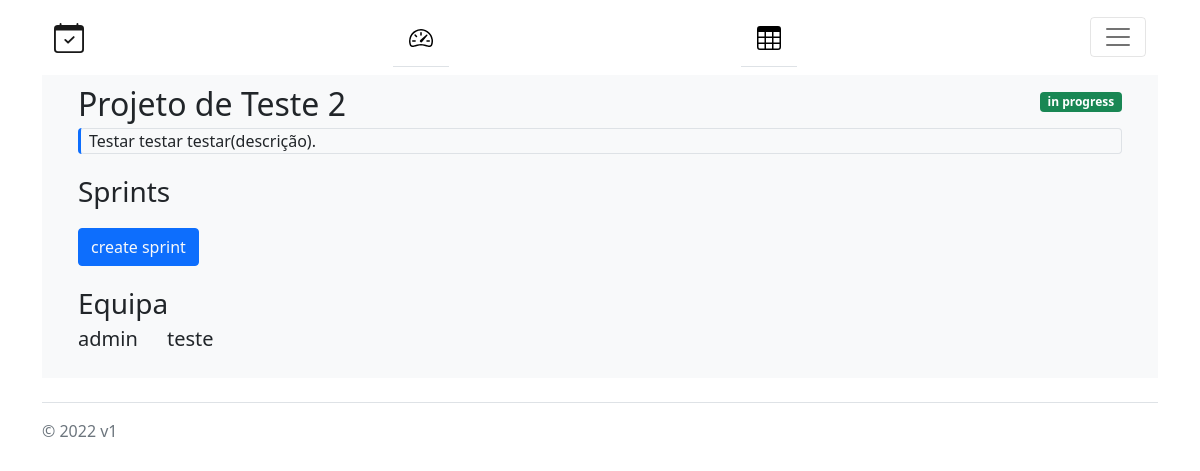
Screenshot of /projects/3 (signed in) with the database file from the repository.
### scrum/models.py (models this page shows)
class Project(models.Model):
    title = models.TextField()
    description = models.TextField()
    created_by = models.ForeignKey(User, on_delete=models.CASCADE, related_name='from+')
    group = models.ForeignKey(Group, on_delete=models.CASCADE)
    created_at = models.DateTimeField(auto_now_add=True)
    tasks = models.ManyToManyField(Task)
    sprints = models.ManyToManyField(Sprint)
    sprint_duration = models.IntegerField()
    password = models.TextField()
    IN_PROGRESS = 1
    FINISHED = 2
    STATE_CHOICES = (
        (IN_PROGRESS, 'In Progress'),
        (FINISHED, 'Finished'),
    )
    state = models.PositiveSmallIntegerField(choices=STATE_CHOICES, blank=True, null=True)
    class Meta:
        permissions = (
            ('master', 'Master Permissions'),
            ('developer', 'Developer Permissions'),
            ('boss', 'Boss Permissions'),
        )

### scrum/views.py (the view)
# urls.py: path('projects/<int:project_id>', scrum_views.project, name='project-overview'),
def project(request, project_id=None):
    user_prof = UserProfile.objects.filter(user=request.user).first()
    proj = Project.objects.filter(id=project_id)
    return render(request, 'scrum/project_overview.html', {'title': f"{proj.first().title} dashboard",
                                                             'permission': request.user.has_perm('master',
                                                                                                 user_prof.projects.first()),
                                                             'projects': user_prof.projects.all().values(),
                                                             'project': proj.values()[0],
                                                             'sprints': proj.first().sprints.values(),
                                                             'team': User.objects.filter(groups__id=proj.first().group.id).values()})

### scrum/templates/scrum/project_overview.html (shortened to what this page needs)
{% extends "scrum/base2.html" %}
{% block content %}
<div class="container">
  <div class="row">
    <div class="col fs-2">
      {{project.title}}
    </div>
    <div class="col">
      <div class="d-inline text-wrap {% if project.state == 1 %} bg-success
        {% elif project.state == 2 %} bg-danger {% endif %} float-end badge" style="margin-top: 1em;">
        {%if project.state == 1 %}
          in progress
        {%elif project.state == 2 %}
          finished
        {% endif %}
      </div>
    </div>
  </div>
  <div class="row">
    <div class="col">
      <div class="border-start border-primary border-3 rounded-start rounded-3">
        <div class="border border-start-0 border-1 rounded-end rounded-1">
          <div class="text-start text-break" style="margin-left:0.5em;">
            {{project.description}}
          </div>
        </div>
      </div>
    </div>
  </div>
  <div class="row mt-3">
    <div class="col fs-3">
      Sprints
    </div>
  </div>
  <div class="row">
    <div class="col mt-3">
      <button class="btn btn-primary"><a class="text-light text-decoration-none" href="{% url 'create-sprint' project.id %}">create sprint</a></button>
    </div>
  </div>
  <div class="row mt-3">
    <div class="col fs-3">
      Equipa
    </div>
  </div>
  <div class="row ">
    {% for member in team %}
    <div class="col-sm-1 fs-5">
      {{member.username}}
    </div>
    {% endfor %}
  </div>
</div>
{% endblock content %}

### rows the page displays
Project: title "Projeto de Teste 2", description "Testar testar testar(descrição)."

### other values shown
{{ member.username }} "admin"
{{ member.username }} "teste"
